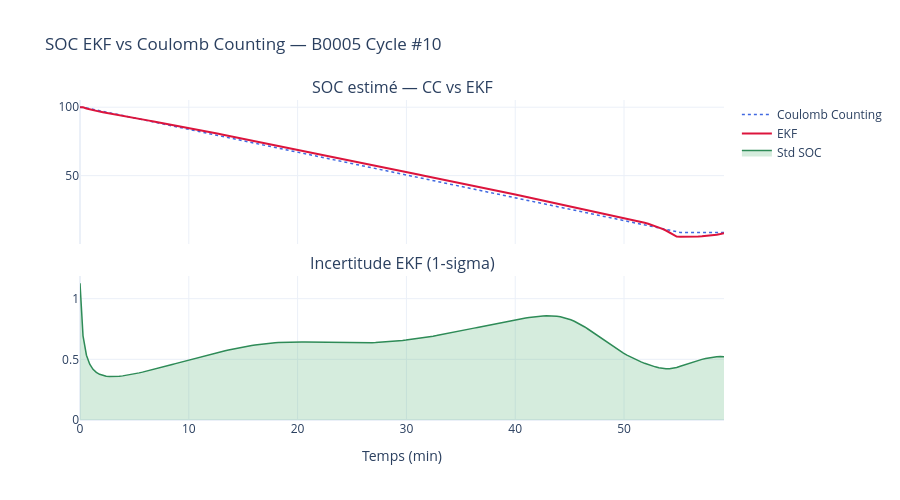

The cell this chart's notebook holds for it:
### Markdown cell above
## 2. Estimation SOC sur un cycle de décharge

### Code cell
disch = df_all[(df_all['cell'] == 'B0005') & (df_all['type'] == 'discharge')]
cids  = disch['cycle_idx'].unique()
cycle = disch[disch['cycle_idx'] == cids[9]].copy()  # cycle #10

t = cycle['time_s'].values.astype(float)
I = cycle['current_A'].values.astype(float)
V = cycle['voltage_V'].values.astype(float)

# Coulomb Counting (référence)
Q_As  = Q_NOM * 3600
dt_arr = np.diff(t, prepend=t[0])
soc_cc = np.clip(1.0 + np.cumsum(I * dt_arr) / Q_As, 0, 1)

# EKF
ekf.reset(soc0=1.0)
soc_ekf = np.zeros(len(t))
P_std   = np.zeros(len(t))

for k in range(len(t)):
    dt = dt_arr[k]
    ekf.predict(I[k], dt)
    ekf.update(V[k])
    soc_ekf[k] = ekf.x[0, 0]
    P_std[k]   = np.sqrt(ekf.P[0, 0])

# Figure
fig = make_subplots(rows=2, cols=1, shared_xaxes=True,
    subplot_titles=('SOC estimé — CC vs EKF', 'Incertitude EKF (1-sigma)'),
    vertical_spacing=0.1)

t_min = (t - t[0]) / 60
fig.add_trace(go.Scatter(x=t_min, y=soc_cc*100, name='Coulomb Counting',
    line=dict(color='royalblue', dash='dot', width=1.5)), row=1, col=1)
fig.add_trace(go.Scatter(x=t_min, y=soc_ekf*100, name='EKF',
    line=dict(color='crimson', width=2)), row=1, col=1)
fig.add_trace(go.Scatter(x=t_min, y=P_std*100, name='Std SOC',
    line=dict(color='seagreen', width=1.5),
    fill='tozeroy', fillcolor='rgba(46,160,87,0.2)'), row=2, col=1)

fig.update_layout(title='SOC EKF vs Coulomb Counting — B0005 Cycle #10',
    xaxis2_title='Temps (min)', template='plotly_white', height=500)
fig.show()
fig.write_html(str(DATA_PROC / 'fig_10_ekf_soc.html'))
print(f'SOC final CC : {soc_cc[-1]*100:.1f}%  |  EKF : {soc_ekf[-1]*100:.1f}%')

### Figure 1 — Plotly figure (JSON) as saved in the notebook; plotly's stock layout.template omitted (floating-point values rounded to 4 significant figures; data arrays with more than 128 entries replaced by an {"elided": "..."} marker saying what was removed)
{"data": [{"line": {"color": "royalblue", "dash": "dot", "width": 1.5}, "name": "Coulomb Counting", "type": "scatter", "x": {"elided": "190 float values"}, "xaxis": "x", "y": {"elided": "190 float values"}, "yaxis": "y"}, {"line": {"color": "crimson", "width": 2}, "name": "EKF", "type": "scatter", "x": {"elided": "190 float values"}, "xaxis": "x", "y": {"elided": "190 float values"}, "yaxis": "y"}, {"fill": "tozeroy", "fillcolor": "rgba(46,160,87,0.2)", "line": {"color": "seagreen", "width": 1.5}, "name": "Std SOC", "type": "scatter", "x": {"elided": "190 float values"}, "xaxis": "x2", "y": {"elided": "190 float values"}, "yaxis": "y2"}], "layout": {"annotations": [{"font": {"size": 16}, "showarrow": false, "text": "SOC estimé — CC vs EKF", "x": 0.5, "xanchor": "center", "xref": "paper", "y": 1.0, "yanchor": "bottom", "yref": "paper"}, {"font": {"size": 16}, "showarrow": false, "text": "Incertitude EKF (1-sigma)", "x": 0.5, "xanchor": "center", "xref": "paper", "y": 0.45, "yanchor": "bottom", "yref": "paper"}], "height": 500, "title": {"text": "SOC EKF vs Coulomb Counting — B0005 Cycle #10"}, "xaxis": {"anchor": "y", "domain": [0.0, 1.0], "matches": "x2", "showticklabels": false}, "xaxis2": {"anchor": "y2", "domain": [0.0, 1.0], "title": {"text": "Temps (min)"}}, "yaxis": {"anchor": "x", "domain": [0.55, 1.0]}, "yaxis2": {"anchor": "x2", "domain": [0.0, 0.45]}}}
